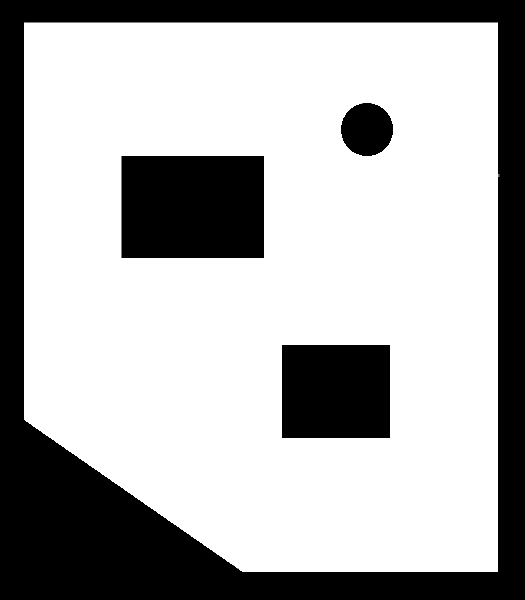
#> input picture lab6/program/Maps/map.png, 525 x 600 px
$ python lidar_demo.py   (older library calls are emulated)
#> lines starting #> are read from the running program, lines starting #| are printed output that depends on the picture; after the words box and inside, x2 and y2 are one past the last pixel; in counts of white or black regions, pixels touching at a corner belong together
### lab6/program/lidar_model.py
import numpy as np
import cv2
import sys
from utils import *

class LidarModel:
    def __init__(self,
            img_map,
            sensor_size = 21,
            start_angle = -120.0,
            end_angle = 120.0,
            max_dist = 200.0,
        ):
        self.sensor_size = sensor_size
        self.start_angle = start_angle
        self.end_angle = end_angle
        self.max_dist = max_dist
        self.img_map = img_map

    def measure(self, pos):
        sense_data = []
        inter = (self.end_angle-self.start_angle) / (self.sensor_size-1)
        for i in range(self.sensor_size):
            theta = pos[2] + self.start_angle + i*inter
            sense_data.append(self._ray_cast(np.array((pos[0], pos[1])), theta))
        return sense_data

    def measure_2d(self, pos):
        sdata = self.measure(pos)
        plist = EndPoint(pos, [self.sensor_size, self.start_angle, self.end_angle], sdata)
        return sdata, plist

    def _ray_cast(self, pos, theta):
        end = np.array((pos[0] + self.max_dist*np.cos(np.deg2rad(theta)), pos[1] + self.max_dist*np.sin(np.deg2rad(theta))))
        x0, y0 = int(pos[0]), int(pos[1])
        x1, y1 = int(end[0]), int(end[1])
        plist = Bresenham(x0, x1, y0, y1)
        i = 0
        dist = self.max_dist
        for p in plist:
            if p[1] >= self.img_map.shape[0] or p[0] >= self.img_map.shape[1] or p[1]<0 or p[0]<0:
                continue
            if self.img_map[p[1], p[0]] < 0.5:
                tmp = np.power(float(p[0]) - pos[0], 2) + np.power(float(p[1]) - pos[1], 2)
                tmp = np.sqrt(tmp)
                if tmp < dist:
                    dist = tmp
        return dist

# [23 lines that do not run on import are left out]

### lab6/program/utils.py
import numpy as np
import cv2

# https://rosettacode.org/wiki/Bitmap/Bresenham%27s_line_algorithm#Python
def Bresenham(x0, x1, y0, y1):
    rec = []
    dx = abs(x1 - x0)
    dy = abs(y1 - y0)
    x, y = x0, y0
    sx = -1 if x0 > x1 else 1
    sy = -1 if y0 > y1 else 1
    if dx > dy:
        err = dx / 2.0
        while x != x1:
            rec.append((x, y))
            err -= dy
            if err < 0:
                y += sy
                err += dx
            x += sx
    else:
        err = dy / 2.0
        while y != y1:
            rec.append((x, y))
            err -= dx
            if err < 0:
                x += sx
                err += dy
            y += sy
    return rec

def EndPoint(pos, bot_param, sensor_data):
    pts_list = []
    inter = (bot_param[2] - bot_param[1]) / (bot_param[0]-1)
    for i in range(bot_param[0]):
        theta = pos[2] + bot_param[1] + i*inter
        pts_list.append(
            [ pos[0]+sensor_data[i]*np.cos(np.deg2rad(theta)),
              pos[1]+sensor_data[i]*np.sin(np.deg2rad(theta))] )
    return pts_list

def gaussian(x, mu, sig):
    return 1./(np.sqrt(2.*np.pi)*sig)*np.exp(-np.power((x - mu)/sig, 2.)/2)

### lab6/program/wmr_model.py
import cv2
import numpy as np

def _rot_pos(x,y,phi_):
    phi = np.deg2rad(phi_)
    return np.array((x*np.cos(phi)+y*np.sin(phi), -x*np.sin(phi)+y*np.cos(phi)))

def _draw_rectangle(img,x,y,u,v,phi,color=(0,0,0),size=1):
    pts1 = _rot_pos(-u/2,-v/2,phi) + np.array((x,y))
    pts2 = _rot_pos(u/2,-v/2,phi) + np.array((x,y))
    pts3 = _rot_pos(-u/2,v/2,phi) + np.array((x,y))
    pts4 = _rot_pos(u/2,v/2,phi) + np.array((x,y))
    cv2.line(img, tuple(pts1.astype(np.int).tolist()), tuple(pts2.astype(np.int).tolist()), color, size)
    cv2.line(img, tuple(pts1.astype(np.int).tolist()), tuple(pts3.astype(np.int).tolist()), color, size)
    cv2.line(img, tuple(pts3.astype(np.int).tolist()), tuple(pts4.astype(np.int).tolist()), color, size)
    cv2.line(img, tuple(pts2.astype(np.int).tolist()), tuple(pts4.astype(np.int).tolist()), color, size)
    return img

class KinematicModel:
    def __init__(self,
            v_range = 60,
            w_range = 45,
            # Wheel Distance
            d = 14,
            # Wheel Size
            wu = 10,
            wv = 4,
            # Car Size
            car_w = 24,
            car_f = 20,
            car_r = 10,
            dt = 0.1
        ):
        # Rear Wheel as Origin Point
        # Initialize State
        self.init_state((0,0,0))

        # ============ Car Parameter ============
        # Control Constrain
        self.v_range = v_range
        self.w_range = w_range
        # Wheel Distance
        self.d = d
        # Wheel size
        self.wu = wu
        self.wv = wv
        # Car size
        self.car_w = car_w
        self.car_f = car_f
        self.car_r = car_r
        self._compute_car_box()
        # Simulation delta time
        self.dt = dt

    def init_state(self,pos):
        self.x = pos[0]
        self.y = pos[1]
        self.yaw = pos[2]
        self.v = 0
        self.a = 0
        self.w = 0
        self.record = []

    def update(self):
        # Control Constrain
        if self.v > self.v_range:
            self.v = self.v_range
        elif self.v < -self.v_range:
            self.v = -self.v_range
        if self.w > self.w_range:
            self.w = self.w_range
        elif self.w < -self.w_range:
            self.w = -self.w_range

        # Motion
        self.x += self.v * np.cos(np.deg2rad(self.yaw)) * self.dt
        self.y += self.v * np.sin(np.deg2rad(self.yaw)) * self.dt
        self.yaw += self.w * self.dt
        self.yaw = self.yaw % 360
        self.record.append((self.x, self.y, self.yaw))
        self._compute_car_box()

    # [20 lines left out: functions redo, control, not called in this run]

    def state_str(self):
        return "x={:.4f}, y={:.4f}, v={:.4f}, a={:.4f}, yaw={:.4f}, w={:.4f}".format(self.x, self.y, self.v, self.a, self.yaw, self.w)

    def _compute_car_box(self):
        pts1 = _rot_pos(self.car_f,self.car_w/2,-self.yaw) + np.array((self.x,self.y))
        pts2 = _rot_pos(self.car_f,-self.car_w/2,-self.yaw) + np.array((self.x,self.y))
        pts3 = _rot_pos(-self.car_r,self.car_w/2,-self.yaw) + np.array((self.x,self.y))
        pts4 = _rot_pos(-self.car_r,-self.car_w/2,-self.yaw) + np.array((self.x,self.y))
        self.car_box = (pts1.astype(int), pts2.astype(int), pts3.astype(int), pts4.astype(int))

    def render(self, img=np.ones((600,600,3))):
        ########## Draw History ##########
        rec_max = 1000
        start = 0 if len(self.record)<rec_max else len(self.record)-rec_max
        # Draw Trajectory
        color = (0/255,97/255,255/255)
        for i in range(start,len(self.record)-1):
            cv2.line(img,(int(self.record[i][0]),int(self.record[i][1])), (int(self.record[i+1][0]),int(self.record[i+1][1])), color, 1)

        ########## Draw Car ##########
        # Car box
        pts1, pts2, pts3, pts4 = self.car_box
        color = (0,0,0)
        size = 1
        cv2.line(img, tuple(pts1.astype(np.int).tolist()), tuple(pts2.astype(np.int).tolist()), color, size)
        cv2.line(img, tuple(pts1.astype(np.int).tolist()), tuple(pts3.astype(np.int).tolist()), color, size)
        cv2.line(img, tuple(pts3.astype(np.int).tolist()), tuple(pts4.astype(np.int).tolist()), color, size)
        cv2.line(img, tuple(pts2.astype(np.int).tolist()), tuple(pts4.astype(np.int).tolist()), color, size)
        # Car center & direction
        t1 = _rot_pos( 6, 0, -self.yaw) + np.array((self.x,self.y))
        t2 = _rot_pos( 0, 4, -self.yaw) + np.array((self.x,self.y))
        t3 = _rot_pos( 0, -4, -self.yaw) + np.array((self.x,self.y))
        cv2.line(img, (int(self.x),int(self.y)), (int(t1[0]), int(t1[1])), (0,0,1), 2)
        cv2.line(img, (int(t2[0]), int(t2[1])), (int(t3[0]), int(t3[1])), (1,0,0), 2)

        ########## Draw Wheels ##########
        w1 = _rot_pos( 0, self.d, -self.yaw) + np.array((self.x,self.y))
        w2 = _rot_pos( 0,-self.d, -self.yaw) + np.array((self.x,self.y))
        # 4 Wheels
        img = _draw_rectangle(img,int(w1[0]),int(w1[1]),self.wu,self.wv,-self.yaw)
        img = _draw_rectangle(img,int(w2[0]),int(w2[1]),self.wu,self.wv,-self.yaw)
        # Axle
        img = cv2.line(img, tuple(w1.astype(np.int).tolist()), tuple(w2.astype(np.int).tolist()), (0,0,0), 1)
        return img

# ================= main =================
# [22 lines that do not run on import are left out]

### lab6/program/lidar_demo.py
from lidar_model import LidarModel
from wmr_model import KinematicModel
import cv2
import numpy as np
from utils import *

img = cv2.flip(cv2.imread("Maps/map.png"),0)
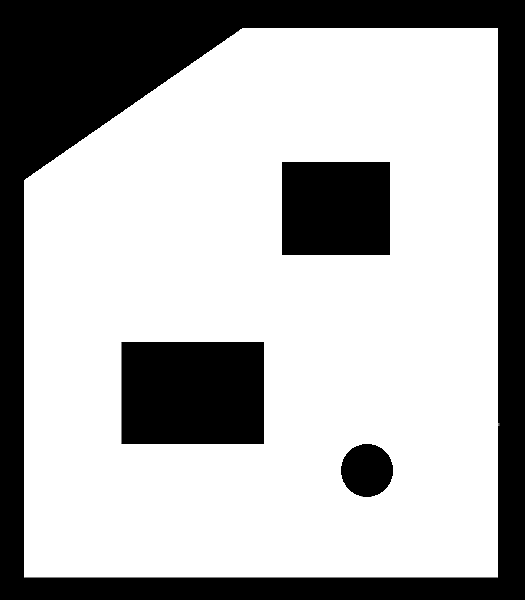
#> img: shape (600, 525, 3); min 0, max 255, mean 175.8
img[img>128] = 255
#> img: shape (600, 525, 3); under 0.01% of pixels changed, all inside (x1, y1, x2, y2) = (24, 31, 499, 578)
img[img<=128] = 0
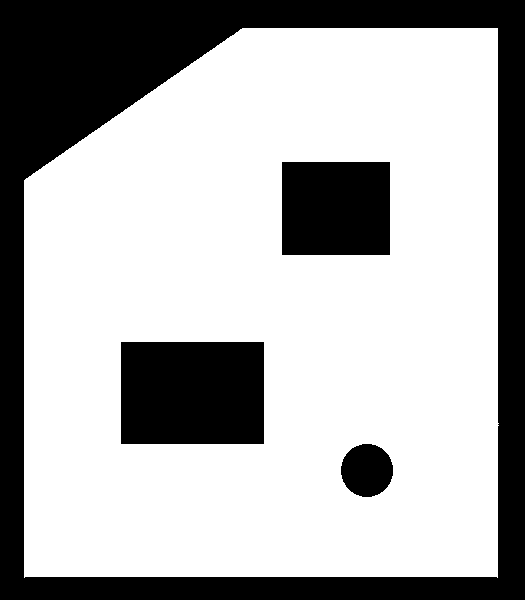
#> img: shape (600, 525, 3); 68.8% white; 4 black regions, box (x1, y1, x2, y2) and area: (0, 0, 525, 600) 71384, (121, 342, 264, 444) 14586, (282, 162, 390, 255) 10044, (341, 444, 393, 497) 2165
m = np.asarray(img)
m = cv2.cvtColor(m, cv2.COLOR_RGB2GRAY)
m = m.astype(float) / 255.
img = img.astype(float)/255.

lmodel = LidarModel(m)
car = KinematicModel()
pos = (100,200,0)
car.x = pos[0]
car.y = pos[1]
car.yaw = pos[2]

while(True):
    print("\rState: "+car.state_str(), end="\t")
    car.update()
    pos = (car.x, car.y, car.yaw)
    sdata, plist = lmodel.measure_2d(pos)
#> sdata = [60.9, 64.2, 69.35, 80.4, 99.62, 142.9, 200, 200, 200, 200, 182, 185.9, 200, 200, 191.2, 164, 149.3, 200, 200, 200, 153.7]; plist = 21 items, first 6: [69.55, 147.3], [80.16, 138.9], [92.75, 131], [108.4, 120], [130.8, 105.3], [171.4, 76.26]
    img_ = img.copy()
    for pts in plist:
        cv2.line(
            img_,
            (int(1*pos[0]), int(1*pos[1])),
            (int(1*pts[0]), int(1*pts[1])),
            (0.0,1.0,0.0), 1)
#> this loop made 21 passes
#> pts on passes 1 to 12: [69.55, 147.3], [80.16, 138.9], [92.75, 131], [108.4, 120], [130.8, 105.3], [171.4, 76.26], [233.8, 51.37], [261.8, 82.44], [282.7, 118.7], [295.6, 158.4], [282, 200], [281.9, 238.7]
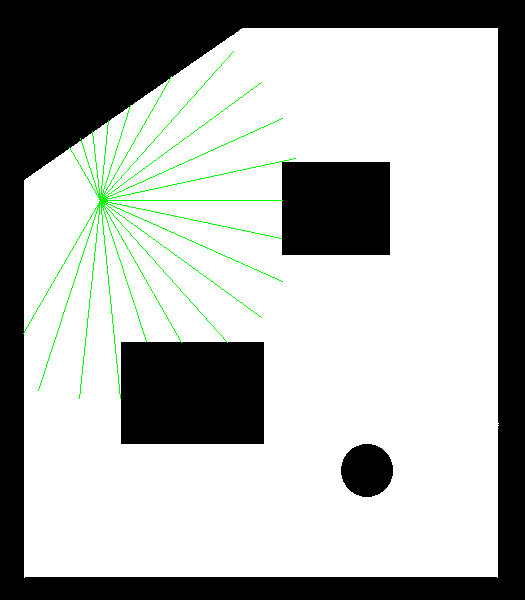
#> img_: shape (600, 525, 3) float64; mean B, G, R 0.679, 0.688, 0.679

    img_ = car.render(img_)
#> in render, `cv2.line(img, tuple(pts1.astype(np.int).tolist()), tuple(pts2.astype(n..`: img: shape (600, 525, 3) float64; 0.01% of pixels changed, all inside (x1, y1, x2, y2) = (120, 188, 121, 213)
#> in render, `cv2.line(img, tuple(pts1.astype(np.int).tolist()), tuple(pts3.astype(n..`: img: shape (600, 525, 3) float64; mean B, G, R 0.679, 0.688, 0.679
#> in render, `cv2.line(img, tuple(pts3.astype(np.int).tolist()), tuple(pts4.astype(n..`: img: shape (600, 525, 3) float64; mean B, G, R 0.679, 0.688, 0.679
#> in render, `cv2.line(img, tuple(pts2.astype(np.int).tolist()), tuple(pts4.astype(n..`: img: shape (600, 525, 3) float64; mean B, G, R 0.679, 0.688, 0.679
#> in render, `cv2.line(img, (int(self.x),int(self.y)), (int(t1[0]), int(t1[1])), (0,..`: img: shape (600, 525, 3) float64; mean B, G, R 0.679, 0.688, 0.679
#> in render, `cv2.line(img, (int(t2[0]), int(t2[1])), (int(t3[0]), int(t3[1])), (1,0..`: img: shape (600, 525, 3) float64; mean B, G, R 0.679, 0.688, 0.679
#> in _draw_rectangle, `cv2.line(img, tuple(pts1.astype(np.int).tolist()), tuple(pts3.astype(n..`: img: shape (600, 525, 3) float64; mean B, G, R 0.679, 0.688, 0.679
#> in _draw_rectangle, `cv2.line(img, tuple(pts3.astype(np.int).tolist()), tuple(pts4.astype(n..`: img: shape (600, 525, 3) float64; mean B, G, R 0.679, 0.688, 0.679
#> in _draw_rectangle, `cv2.line(img, tuple(pts2.astype(np.int).tolist()), tuple(pts4.astype(n..`: img: shape (600, 525, 3) float64; mean B, G, R 0.679, 0.688, 0.679
#> in _draw_rectangle (call 2), `cv2.line(img, tuple(pts1.astype(np.int).tolist()), tuple(pts2.astype(n..`: img: shape (600, 525, 3) float64; mean B, G, R 0.679, 0.688, 0.679
#> in _draw_rectangle (call 2), `cv2.line(img, tuple(pts1.astype(np.int).tolist()), tuple(pts3.astype(n..`: img: shape (600, 525, 3) float64; mean B, G, R 0.679, 0.688, 0.679
#> in _draw_rectangle (call 2), `cv2.line(img, tuple(pts2.astype(np.int).tolist()), tuple(pts4.astype(n..`: img: shape (600, 525, 3) float64; mean B, G, R 0.679, 0.688, 0.679
#> in render, `img = cv2.line(img, tuple(w1.astype(np.int).tolist()), tuple(w2.astype..`: img: shape (600, 525, 3) float64; mean B, G, R 0.679, 0.688, 0.679
    img_ = cv2.flip(img_,0)
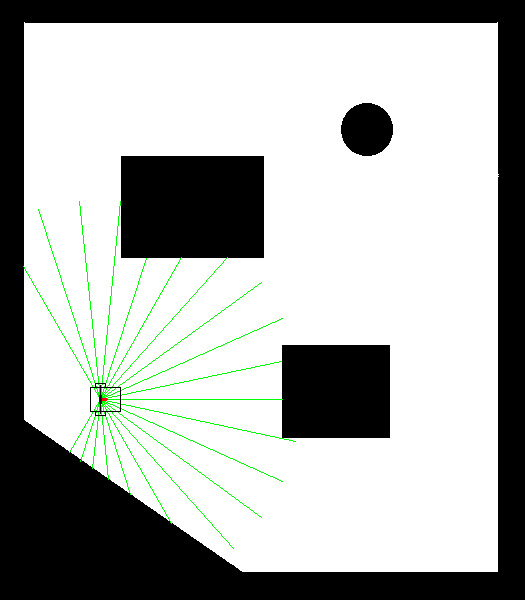
#> img_: shape (600, 525, 3) float64; mean B, G, R 0.679, 0.688, 0.679

    #Collision
    p1,p2,p3,p4 = car.car_box
    l1 = Bresenham(p1[0], p2[0], p1[1], p2[1])
    l2 = Bresenham(p2[0], p3[0], p2[1], p3[1])
    l3 = Bresenham(p3[0], p4[0], p3[1], p4[1])
    l4 = Bresenham(p4[0], p1[0], p4[1], p1[1])
    check = l1+l2+l3+l4
    collision = False
    for pts in check:
        if m[int(pts[1]),int(pts[0])]<0.5:
            collision = True
            car.redo()
            car.v = -0.5*car.v
            break
#> after the loop, car.v = 0

    #cv2.circle(img,(100,200),5,(0.5,0.5,0.5),3)
    cv2.imshow("Lidar Demo",img_)
    k = cv2.waitKey(1)
#> (key Esc is pressed here)
    if k == ord("a"):
        car.w += 5
    elif k == ord("d"):
        car.w -= 5
    elif k == ord("w"):
        car.v += 4
    elif k == ord("s"):
        car.v -= 4
    elif k == 27:
        print()
        break
